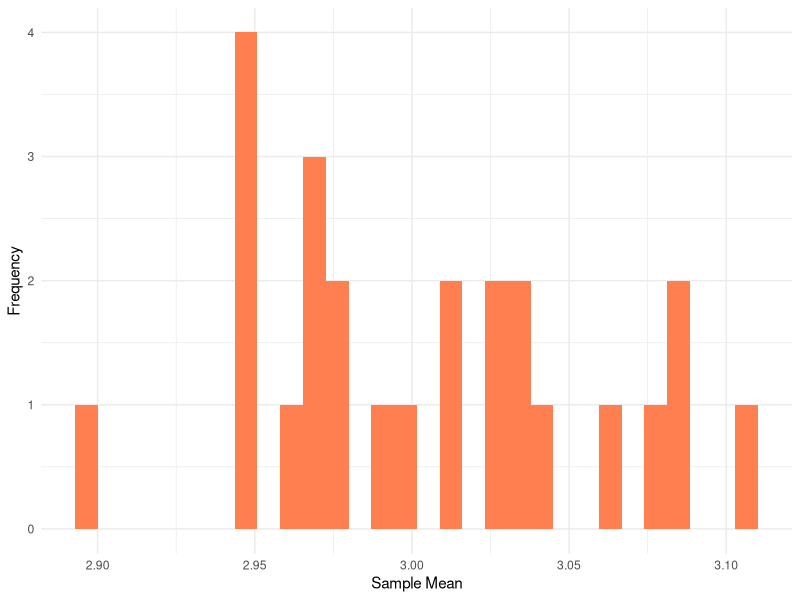

The R source for this figure:
## ---- chunk 1
library(dplyr)

tibble(
  Sample = c("Dave","Gaby","Evan","Mike",
             "Jeff","Paul","Sean"),
  Mean = c(10,runif(6,1,9))
)
## ---- chunk 2
library(ggplot2)

# Collect 500 Random Samples 25 Times
replicate(
  25,
  runif(500,1,5) |> round(0) 
) |> 
  # Coerce into Dataframe
  data.frame() |> 
  # Calculate mean
  summarise_all(mean) |> 
  tidyr::pivot_longer(
    everything(),
    names_to = "sample",
    values_to = "sample_mean"
  ) |> 
  # Plot
  ggplot(aes(sample_mean)) +
  geom_histogram(
    fill = "coral"
  ) + 
  theme_minimal() + 
  labs(
    x = "Sample Mean",
    y = "Frequency"
  )
  
